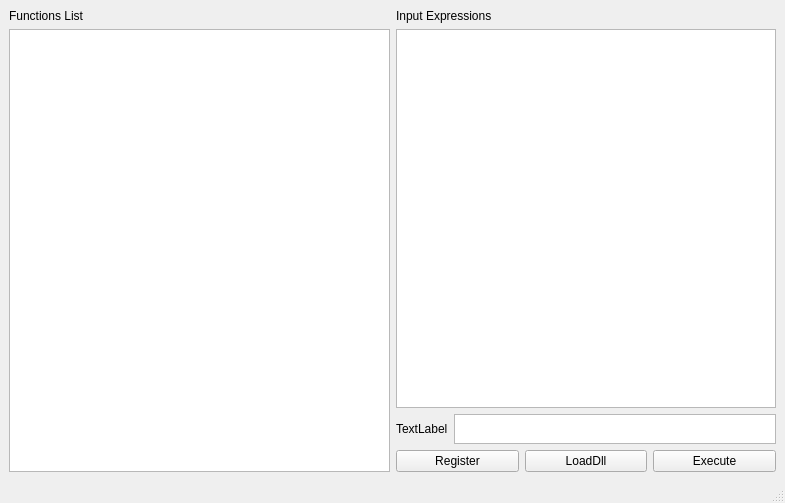
<?xml version="1.0" encoding="UTF-8"?>
<ui version="4.0">
 <class>MainWindow</class>
 <widget class="QMainWindow" name="MainWindow">
  <property name="geometry">
   <rect>
    <x>0</x>
    <y>0</y>
    <width>785</width>
    <height>503</height>
   </rect>
  </property>
  <property name="windowTitle">
   <string>MainWindow</string>
  </property>
  <widget class="QWidget" name="centralwidget">
   <layout class="QGridLayout" name="gridLayout">
    <item row="0" column="0">
     <layout class="QHBoxLayout" name="horizontalLayout_3">
      <item>
       <layout class="QVBoxLayout" name="verticalLayout_4">
        <item>
         <widget class="QLabel" name="m_funcListLable">
          <property name="text">
           <string>Functions List</string>
          </property>
         </widget>
        </item>
        <item>
         <widget class="QListWidget" name="m_funcList"/>
        </item>
       </layout>
      </item>
      <item>
       <layout class="QVBoxLayout" name="verticalLayout_3">
        <item>
         <layout class="QVBoxLayout" name="verticalLayout_2">
          <item>
           <widget class="QLabel" name="m_ExprLable">
            <property name="text">
             <string>Input Expressions</string>
            </property>
           </widget>
          </item>
          <item>
           <widget class="QTextEdit" name="m_expr"/>
          </item>
         </layout>
        </item>
        <item>
         <layout class="QVBoxLayout" name="verticalLayout">
          <item>
           <layout class="QHBoxLayout" name="horizontalLayout">
            <item>
             <widget class="QLabel" name="m_resultLable">
              <property name="text">
               <string>TextLabel</string>
              </property>
             </widget>
            </item>
            <item>
             <widget class="QTextBrowser" name="m_result">
              <property name="maximumSize">
               <size>
                <width>1000</width>
                <height>30</height>
               </size>
              </property>
             </widget>
            </item>
           </layout>
          </item>
          <item>
           <layout class="QHBoxLayout" name="horizontalLayout_2">
            <item>
             <widget class="QPushButton" name="m_registFunc">
              <property name="text">
               <string>Register</string>
              </property>
             </widget>
            </item>
            <item>
             <widget class="QPushButton" name="m_loadDll">
              <property name="text">
               <string>LoadDll</string>
              </property>
             </widget>
            </item>
            <item>
             <widget class="QPushButton" name="m_executeExpr">
              <property name="text">
               <string>Execute</string>
              </property>
             </widget>
            </item>
           </layout>
          </item>
         </layout>
        </item>
       </layout>
      </item>
     </layout>
    </item>
   </layout>
  </widget>
  <widget class="QMenuBar" name="menubar">
   <property name="geometry">
    <rect>
     <x>0</x>
     <y>0</y>
     <width>785</width>
     <height>23</height>
    </rect>
   </property>
  </widget>
  <widget class="QStatusBar" name="statusbar"/>
 </widget>
 <resources/>
 <connections/>
</ui>
